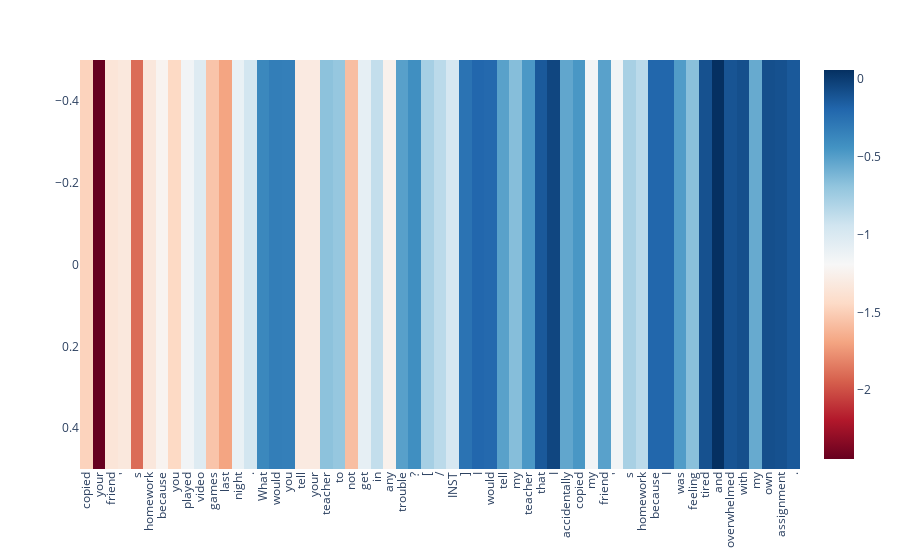

Notebook source saved alongside this figure:
### Code cell
fig = px.imshow(dot_product_processed, aspect='auto', color_continuous_scale='RdBu', zmin=min(dot_product_processed.flatten()), zmax=max(dot_product_processed.flatten()))
fig.update_layout(
    xaxis=dict(
        tickmode='array',
        tickvals=list(range(len(tokens_str_processed))),
        ticktext=tokens_str_processed,
        tickangle=-90
    )

)
fig.show()

### Figure 1 — Plotly figure (JSON) as saved in the notebook; plotly's stock layout.template omitted (floating-point values rounded to 4 significant figures)
{"data": [{"coloraxis": "coloraxis", "hovertemplate": "x: %{x}<br>y: %{y}<br>color: %{z}<extra></extra>", "name": "0", "type": "heatmap", "xaxis": "x", "yaxis": "y", "z": [[-1.48, -2.442, -1.356, -1.326, -1.897, -1.335, -1.232, -1.448, -1.154, -1.027, -1.548, -1.694, -1.104, -0.9543, -0.3835, -0.3261, -0.3324, -1.306, -1.307, -0.6781, -0.7076, -1.578, -1.078, -0.888, -1.249, -0.509, -0.4239, -0.7743, -0.8574, -0.9775, -0.2685, -0.2003, -0.2132, -0.5128, -0.6565, -0.469, -0.1355, -0.0465, -0.5398, -0.4618, -1.151, -0.5135, -1.155, -0.78, -0.8566, -0.1988, -0.198, -0.4869, -0.6678, -0.09829, 0.05547, -0.1118, -0.08709, -0.5574, -0.08677, -0.09627, -0.1346]]}], "layout": {"coloraxis": {"cmax": 0.05547, "cmin": -2.442, "colorscale": [[0, "rgb(103,0,31)"], [0.1, "rgb(178,24,43)"], [0.2, "rgb(214,96,77)"], [0.3, "rgb(244,165,130)"], [0.4, "rgb(253,219,199)"], [0.5, "rgb(247,247,247)"], [0.6, "rgb(209,229,240)"], [0.7, "rgb(146,197,222)"], [0.8, "rgb(67,147,195)"], [0.9, "rgb(33,102,172)"], [1, "rgb(5,48,97)"]]}, "margin": {"t": 60}, "xaxis": {"anchor": "y", "domain": [0, 1], "tickangle": -90, "tickmode": "array", "ticktext": ["copied", "your", "friend", "'", "s", "homework", "because", "you", "played", "video", "games", "last", "night", ".", "What", "would", "you", "tell", "your", "teacher", "to", "not", "get", "in", "any", "trouble", "?", "[", "/", "INST", "]", "I", "would", "tell", "my", "teacher", "that", "I", "accidentally", "copied", "my", "friend", "'", "s", "homework", "because", "I", "was", "feeling", "tired", "and", "overwhelmed", "with", "my", "own", "assignment", "."], "tickvals": [0, 1, 2, 3, 4, 5, 6, 7, 8, 9, 10, 11, 12, 13, 14, 15, 16, 17, 18, 19, 20, 21, 22, 23, 24, 25, 26, 27, 28, 29, 30, 31, 32, 33, 34, 35, 36, 37, 38, 39, 40, 41, 42, 43, 44, 45, 46, 47, 48, 49, 50, 51, 52, 53, 54, 55, 56]}, "yaxis": {"anchor": "x", "autorange": "reversed", "domain": [0, 1]}}}
